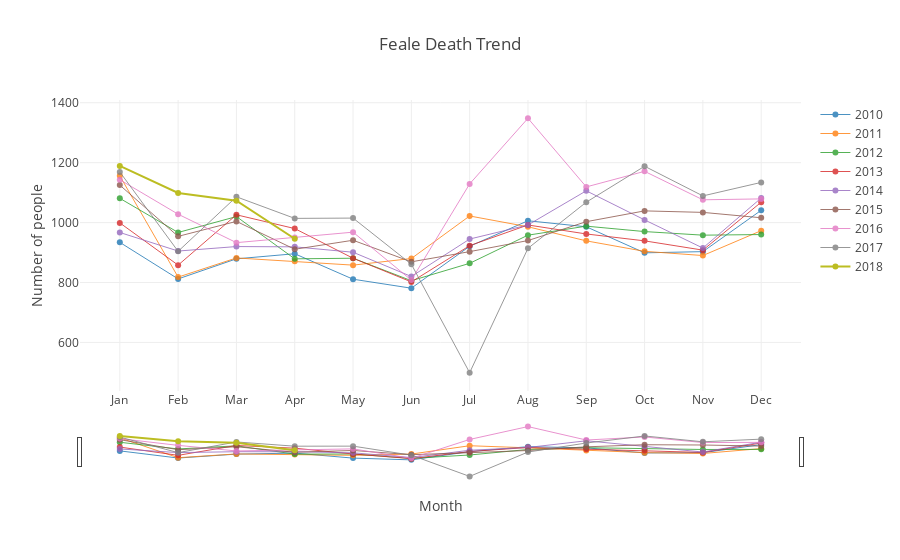

Notebook code cell kept with this figure:
### Markdown cell above
### 8. Trend for Female Deaths
   Plot shows trend for female deaths

### Code cell
x = ['Jan','Feb','Mar','Apr','May','Jun','Jul','Aug','Sep','Oct','Nov','Dec']
trace = []
data = []
for i in range(8):
    trace.append(go.Scatter(name = str(2010+i), x=x, y=analysis[i][4], line = dict(width = 1),opacity = 0.8))
    data.append(trace[i])

trace.append(go.Scatter(name='2018',x =  ['Jan','Feb','Mar','Apr'],y=analysis[8][4][:4]))    
data.append(trace[-1])

layout = dict(title = "Feale Death Trend",\
             xaxis = dict(title = "Month" , rangeslider = dict(visible = True)),\
             yaxis = dict(title = "Number of people" ))

fig = dict(data = data, layout = layout)
iplot(fig)
plot(fig, filename='plots/HTML files/8. Trend for Female Deaths.html')
pio.write_image(fig,'plots/Static Images/8. Trend for Female Deaths.jpeg')

### Figure 1 — Plotly figure (JSON) as saved in the notebook; plotly's stock layout.template omitted (floating-point values rounded to 4 significant figures)
{"data": [{"line": {"width": 1}, "name": "2010", "opacity": 0.8, "type": "scatter", "uid": "aeeecfae-c1a7-4a80-a6ca-ba72bfe5b71a", "x": ["Jan", "Feb", "Mar", "Apr", "May", "Jun", "Jul", "Aug", "Sep", "Oct", "Nov", "Dec"], "y": [934, 812, 879, 896, 811, 781, 921, 1006, 986, 899, 903, 1041]}, {"line": {"width": 1}, "name": "2011", "opacity": 0.8, "type": "scatter", "uid": "68ed003a-b415-4b7d-8dee-26cb97e5c7f9", "x": ["Jan", "Feb", "Mar", "Apr", "May", "Jun", "Jul", "Aug", "Sep", "Oct", "Nov", "Dec"], "y": [1156, 818, 882, 871, 858, 880, 1022, 986, 939, 904, 890, 973]}, {"line": {"width": 1}, "name": "2012", "opacity": 0.8, "type": "scatter", "uid": "3f718e0d-e897-40f2-aff1-3a3e02d4d83b", "x": ["Jan", "Feb", "Mar", "Apr", "May", "Jun", "Jul", "Aug", "Sep", "Oct", "Nov", "Dec"], "y": [1081, 967, 1020, 879, 881, 806, 864, 958, 988, 970, 958, 960]}, {"line": {"width": 1}, "name": "2013", "opacity": 0.8, "type": "scatter", "uid": "0ebbc9a5-d52a-4ce4-9240-80200bc59004", "x": ["Jan", "Feb", "Mar", "Apr", "May", "Jun", "Jul", "Aug", "Sep", "Oct", "Nov", "Dec"], "y": [999, 858, 1026, 980, 881, 802, 923, 992, 962, 939, 908, 1068]}, {"line": {"width": 1}, "name": "2014", "opacity": 0.8, "type": "scatter", "uid": "accd753b-7700-4313-8ef4-195da6a371b8", "x": ["Jan", "Feb", "Mar", "Apr", "May", "Jun", "Jul", "Aug", "Sep", "Oct", "Nov", "Dec"], "y": [967, 905, 920, 919, 901, 820, 945, 992, 1106, 1009, 915, 1082]}, {"line": {"width": 1}, "name": "2015", "opacity": 0.8, "type": "scatter", "uid": "7e2abf4e-631c-43ae-a598-1b9e733fd8cf", "x": ["Jan", "Feb", "Mar", "Apr", "May", "Jun", "Jul", "Aug", "Sep", "Oct", "Nov", "Dec"], "y": [1125, 954, 1004, 911, 941, 869, 903, 940, 1003, 1039, 1034, 1016]}, {"line": {"width": 1}, "name": "2016", "opacity": 0.8, "type": "scatter", "uid": "90a68e45-02fe-4eea-b9d6-4c8c33c85465", "x": ["Jan", "Feb", "Mar", "Apr", "May", "Jun", "Jul", "Aug", "Sep", "Oct", "Nov", "Dec"], "y": [1143, 1028, 933, 950, 968, 808, 1129, 1348, 1119, 1171, 1076, 1079]}, {"line": {"width": 1}, "name": "2017", "opacity": 0.8, "type": "scatter", "uid": "f2b5e100-a830-4d08-a9c5-c93593427072", "x": ["Jan", "Feb", "Mar", "Apr", "May", "Jun", "Jul", "Aug", "Sep", "Oct", "Nov", "Dec"], "y": [1169, 904, 1086, 1014, 1015, 861, 499, 914, 1068, 1188, 1089, 1134]}, {"name": "2018", "type": "scatter", "uid": "6b42680b-7594-4239-bbce-e543b887f421", "x": ["Jan", "Feb", "Mar", "Apr"], "y": [1189, 1099, 1073, 946]}], "layout": {"title": {"text": "Feale Death Trend"}, "xaxis": {"rangeslider": {"visible": true}, "title": {"text": "Month"}}, "yaxis": {"title": {"text": "Number of people"}}}}
